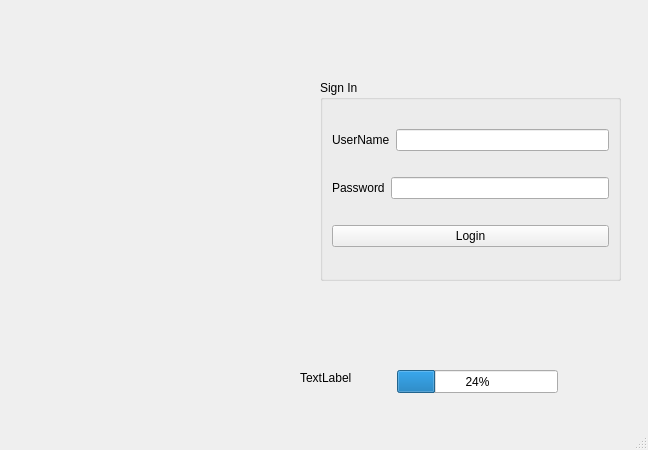
<?xml version="1.0" encoding="UTF-8"?>
<ui version="4.0">
 <class>MainWindow</class>
 <widget class="QMainWindow" name="MainWindow">
  <property name="geometry">
   <rect>
    <x>0</x>
    <y>0</y>
    <width>648</width>
    <height>450</height>
   </rect>
  </property>
  <property name="windowTitle">
   <string>MainWindow</string>
  </property>
  <widget class="QWidget" name="centralwidget">
   <widget class="QGroupBox" name="groupBox">
    <property name="geometry">
     <rect>
      <x>320</x>
      <y>80</y>
      <width>301</width>
      <height>201</height>
     </rect>
    </property>
    <property name="title">
     <string>Sign In</string>
    </property>
    <layout class="QVBoxLayout" name="verticalLayout">
     <item>
      <layout class="QHBoxLayout" name="horizontalLayout">
       <item>
        <widget class="QLabel" name="label">
         <property name="text">
          <string>UserName</string>
         </property>
        </widget>
       </item>
       <item>
        <widget class="QLineEdit" name="username"/>
       </item>
      </layout>
     </item>
     <item>
      <layout class="QHBoxLayout" name="horizontalLayout_2">
       <item>
        <widget class="QLabel" name="label_2">
         <property name="text">
          <string>Password</string>
         </property>
        </widget>
       </item>
       <item>
        <widget class="QLineEdit" name="password">
         <property name="echoMode">
          <enum>QLineEdit::Password</enum>
         </property>
        </widget>
       </item>
      </layout>
     </item>
     <item>
      <widget class="QPushButton" name="login">
       <property name="text">
        <string>Login</string>
       </property>
      </widget>
     </item>
    </layout>
   </widget>
   <widget class="QLabel" name="lblpic">
    <property name="geometry">
     <rect>
      <x>34</x>
      <y>75</y>
      <width>241</width>
      <height>201</height>
     </rect>
    </property>
    <property name="text">
     <string/>
    </property>
   </widget>
   <widget class="QProgressBar" name="progressBar">
    <property name="geometry">
     <rect>
      <x>397</x>
      <y>370</y>
      <width>161</width>
      <height>23</height>
     </rect>
    </property>
    <property name="value">
     <number>24</number>
    </property>
   </widget>
   <widget class="QLabel" name="label_3">
    <property name="geometry">
     <rect>
      <x>300</x>
      <y>370</y>
      <width>55</width>
      <height>16</height>
     </rect>
    </property>
    <property name="text">
     <string>TextLabel</string>
    </property>
   </widget>
  </widget>
  <widget class="QMenuBar" name="menubar">
   <property name="geometry">
    <rect>
     <x>0</x>
     <y>0</y>
     <width>648</width>
     <height>26</height>
    </rect>
   </property>
  </widget>
  <widget class="QStatusBar" name="statusbar"/>
 </widget>
 <resources/>
 <connections/>
</ui>
